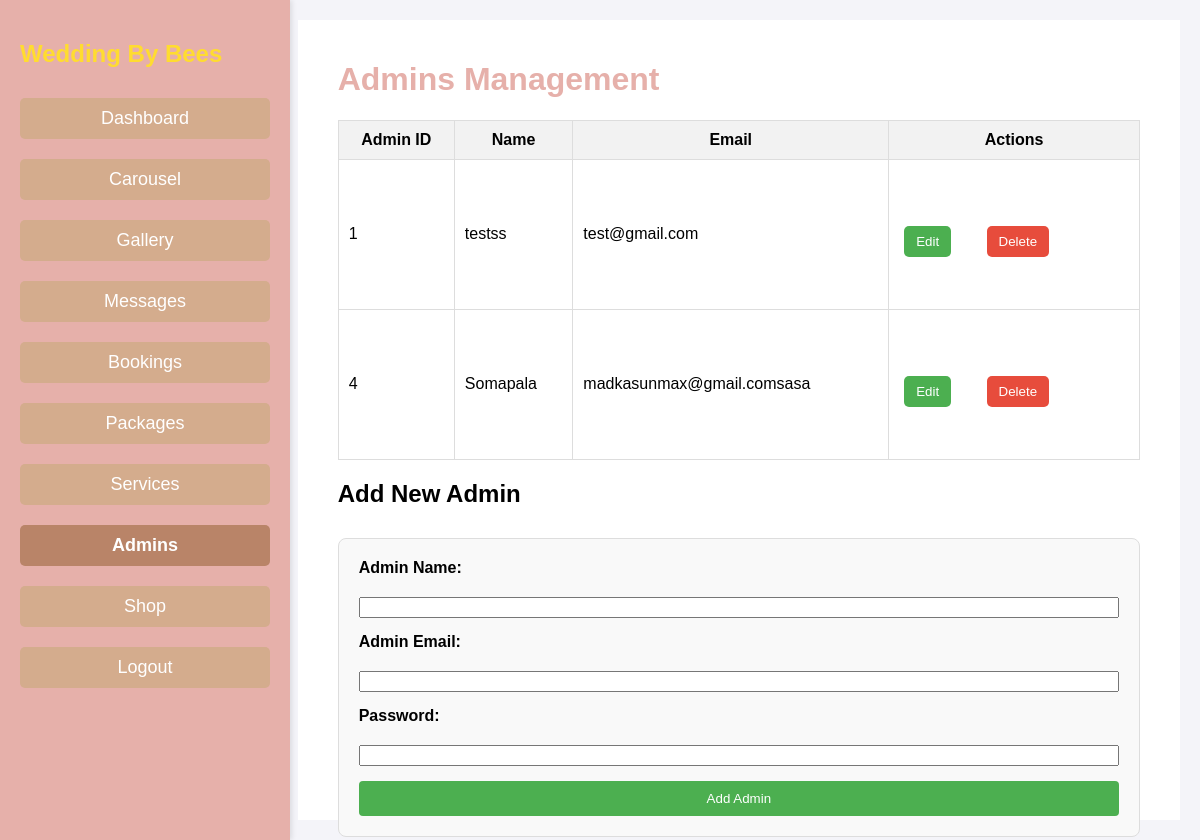
Page /admin/admins.php (signed in) on the committed database.
### tables this page shows
CREATE TABLE `users` (
  `id` int(11) NOT NULL,
  `name` varchar(100) NOT NULL,
  `email` varchar(100) NOT NULL,
  `password` varchar(100) NOT NULL
);

### admin/admins.php (the view, shortened to what this page needs)
<?php
include '../inc/links.php';
$sql_admins = "SELECT * FROM users";
$result_admins = $conn->query($sql_admins);
?>
<!DOCTYPE html>
<html lang="en">
<head>
    <link rel="stylesheet" href="../css/dashboard.css">
</head>
<body>
<div class="dashboard-container">
    <?php include 'header.php'; ?>
    <div class="main-content">
        <h1>Admins Management</h1>
        <table>
    <thead>
        <tr>
            <th>Admin ID</th>
            <th>Name</th>
            <th>Email</th>
            <th>Actions</th>
        </tr>
    </thead>
    <tbody>
        <?php while($row = $result_admins->fetch_assoc()) { ?>
            <tr>
                <td><?php echo $row['id']; ?></td>
                <td><?php echo $row['name']; ?></td>
                <td><?php echo $row['email']; ?></td>
                <td>
                    <button class="edit-btn"
                            onclick="openEditModal('<?php echo $row['id']; ?>',
                                                   '<?php echo addslashes($row['name']); ?>',
                                                   '<?php echo addslashes($row['email']); ?>')">
                        Edit
                    </button>
                    <form style="display:inline-block; border-color:transparent; background-color: transparent;" action="admins.php" method="POST"
                          onsubmit="return confirm('Are you sure you want to delete this admin?');">
                        <button type="submit" name="delete_admin" class="delete-btn">Delete</button>
                    </form>
                </td>
            </tr>
        <?php } ?>
    </tbody>
</table>
        <h2>Add New Admin</h2>
        <form action="admins.php" method="POST">
            <label for="name">Admin Name:</label>
            <input type="text" name="name" id="name" required>
            <label for="email">Admin Email:</label>
            <input type="email" name="email" id="email" required>
            <label for="password">Password:</label>
            <input type="password" name="password" id="password" required>
            <button type="submit" name="add_admin">Add Admin</button>
        </form>
    </div>
</div>
</body>
</html>

### css/header.css (style rules this page uses)
body { font-family: Arial, sans-serif; background-color: transparent; margin: 0; padding: 0; display: flex; background-attachment: fixed; border-color: transparent; }
.dashboard-container { display: flex; width: 100%; height: 100vh; }
.main-content { flex-grow: 1; padding: 40px; background-color: #fff; }
.main-content h1 { color: #e6b0aa; }
.main-content { flex-grow: 1; padding: 40px; background-color: #fff; margin-left: 250px; }

### css/dashboard.css (style rules this page uses)
.dashboard-container { padding: 20px; width: calc(100% - 250px); border-color: white; }
form { margin-top: 30px; padding: 20px; background-color: #f9f9f9; border: 1px solid #ddd; border-radius: 8px; display: flex; flex-direction: column; gap: 15px; }
label { font-weight: bold; margin-bottom: 5px; }
button[type="submit"] { padding: 10px 15px; border: none; background-color: #4caf50; color: white; border-radius: 4px; cursor: pointer; transition: background-color 0.3s ease; }
table { width: 100%; border-collapse: collapse; margin-top: 10px; }
table, th, td { border: 1px solid #ddd; padding: 10px; }
th { background-color: #f2f2f2; }
td { text-align: left; }
button.edit-btn, button.delete-btn { padding: 8px 12px; margin: 5px; border: none; color: white; border-radius: 5px; cursor: pointer; }
button.edit-btn { background-color: #4caf50; }
button.delete-btn { background-color: #e74c3c; }
body { margin: 0; font-family: Arial, sans-serif; background-attachment: fixed; border-color: transparent; }
.dashboard-container { padding: 20px; width: calc(100% - 250px); }
.main-content { padding-top: 20px; }
.dashboard-container { width: 100%; margin: 0 auto; padding: 20px; font-family: Arial, sans-serif; background-color: #f4f4f9; border-color: white; }
.delete-btn { background-color: #e74c3c; color: #fff; border: none; padding: 8px 12px; border-radius: 4px; cursor: pointer; transition: background-color 0.3s ease; }

### rows in the picture
users: id "1", name "testss", email "test@gmail.com"
users: id "4", name "Somapala", email "madkasunmax@gmail.comsasa"
